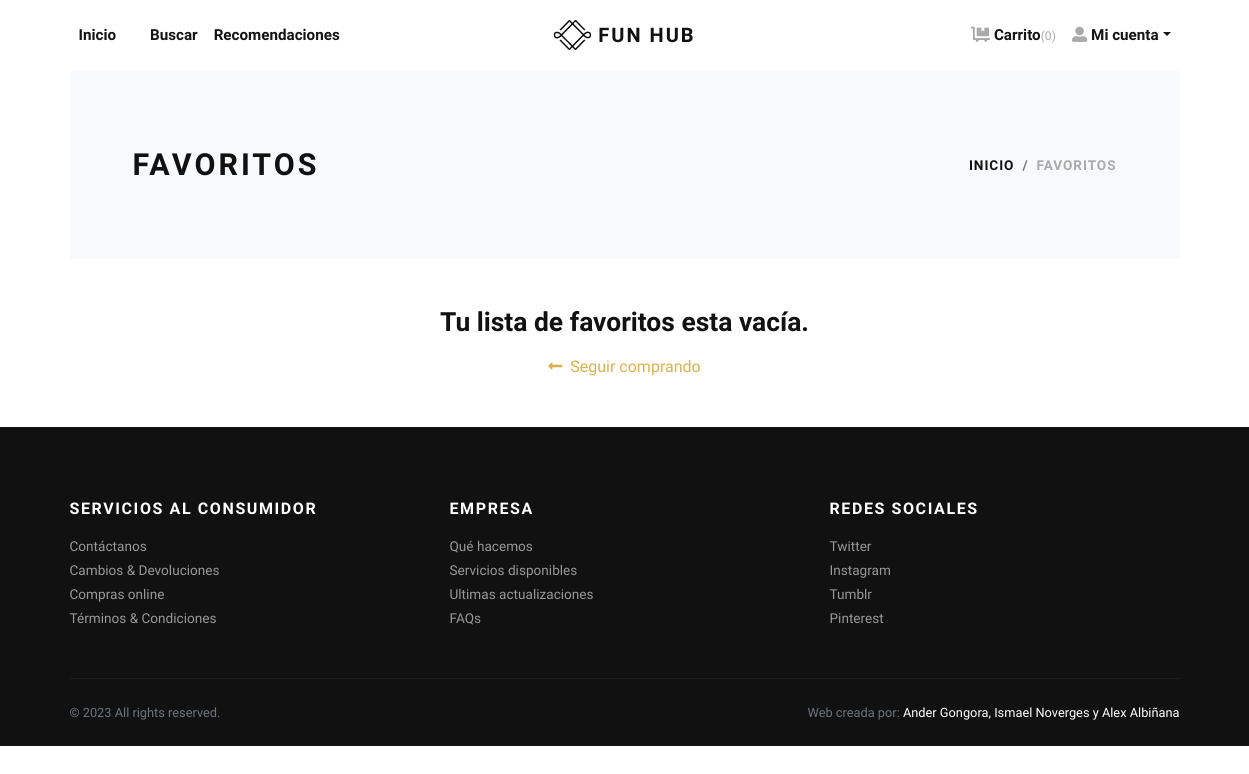
The page /favorites/ (signed in) on the database as committed earlier.
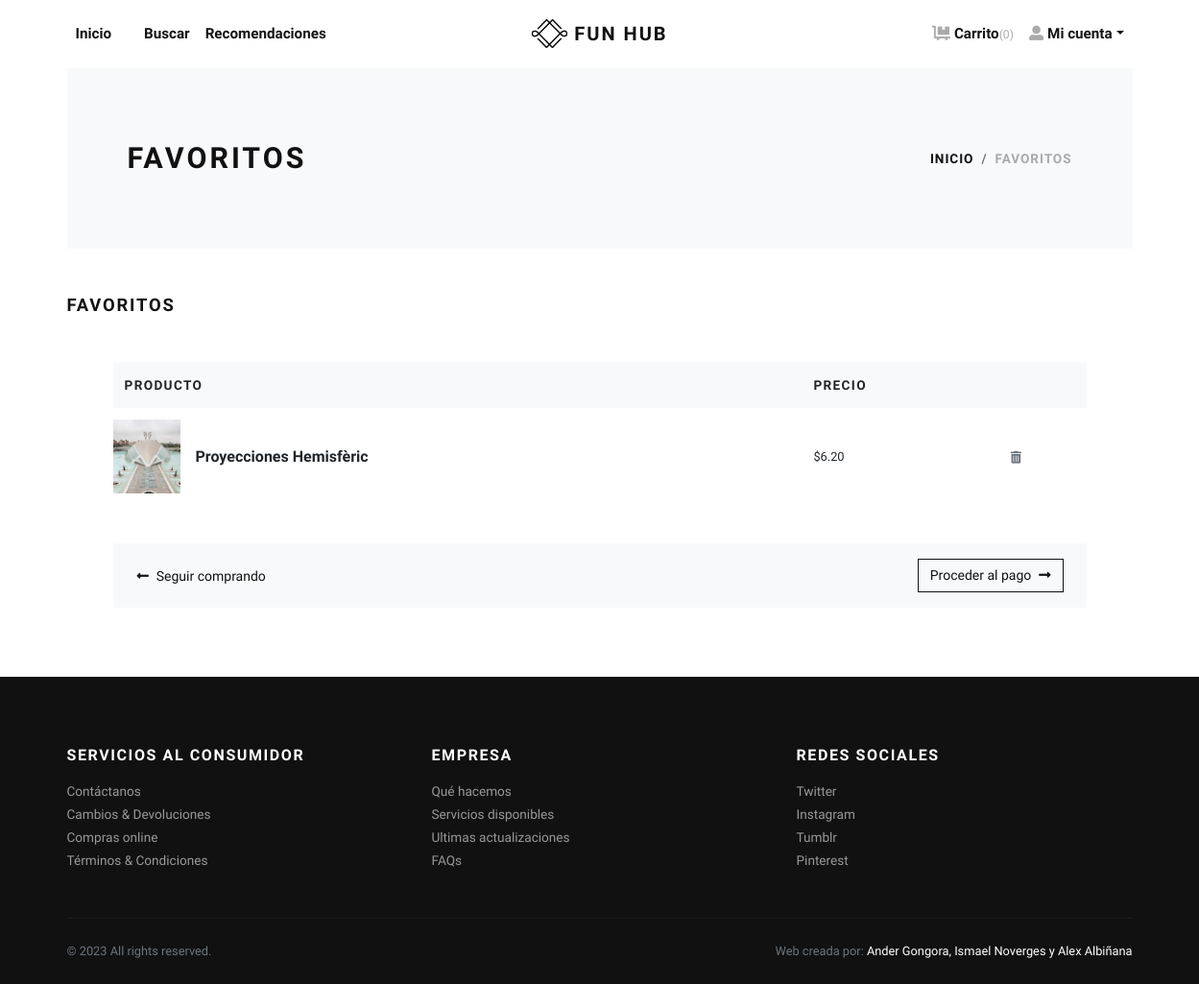
The same page on the database as committed later.
### store/models.py (models this page shows, shortened)
class Favorites(models.Model):
    user = models.ForeignKey(User, verbose_name="User", on_delete=models.CASCADE)
    product = models.ForeignKey(Product, verbose_name="Product", on_delete=models.CASCADE)
    created_at = models.DateTimeField(auto_now_add=True, verbose_name="Created Date")
    updated_at = models.DateTimeField(auto_now=True, verbose_name="Updated Date")
    class Meta:
        verbose_name_plural = 'Favorites'
        ordering = ('-created_at', )

class Product(models.Model):
    title = models.CharField(max_length=150, verbose_name="Product Title")
    slug = models.SlugField(max_length=160, verbose_name="Product Slug")
    sku = models.CharField(max_length=255, unique=True, verbose_name="Unique Product ID (SKU)")
    short_description = models.TextField(verbose_name="Short Description")
    detail_description = models.TextField(blank=True, null=True, verbose_name="Detail Description")
    product_image = models.ImageField(upload_to='product', blank=True, null=True, verbose_name="Product Image")
    price = models.DecimalField(max_digits=8, decimal_places=2)
    category = models.ManyToManyField(Category, verbose_name="Product Categories")
    tags = models.ManyToManyField(Tag, blank=True)
    is_active = models.BooleanField(verbose_name="Is Active?")
    is_featured = models.BooleanField(verbose_name="Is Featured?")
    created_at = models.DateTimeField(auto_now_add=True, verbose_name="Created Date")
    updated_at = models.DateTimeField(auto_now=True, verbose_name="Updated Date")
    class Meta:
        verbose_name_plural = 'Products'
        ordering = ('-created_at', )

### store/views.py (the view)
# urls.py: path('favorites/', views.favorites, name="favorites"),
@login_required
def favorites(request):
    user = request.user
    favorites_products = Favorites.objects.filter(user=user)
    context = {
        'favorites_products': favorites_products,
    }
    return render(request, 'store/favorites.html', context)

### store/context_preprocessors.py (called while the page is built)
def store_menu(request):
    categories = Category.objects.filter(is_active=True)
    context = {
        'categories_menu': categories,
    }
    return context

def cart_menu(request):
    if request.user.is_authenticated:
        cart_items= Cart.objects.filter(user=request.user)
        context = {
            'cart_items': cart_items,
        }
    else:
        context = {}
    return context

### templates/store/favorites.html (shortened to what the changed rows need)
{% extends 'base.html' %}
{% load static %}
{% load humanize %}
    {% block content %}
      <div class="container">
        <section class="py-5 bg-light">
          <div class="container">
            <div class="row px-4 px-lg-5 py-lg-4 align-items-center">
              <div class="col-lg-6">
                <h1 class="h2 text-uppercase mb-0">Favoritos</h1>
              </div>
            </div>
          </div>
        </section>
        {% if favorites_products %}
        <section class="py-5">
          <h2 class="h5 text-uppercase mb-4">Favoritos</h2>
          <div class="row px-4 px-lg-5 py-lg-4 align-items-center">
            <div class="col-lg-12 mb-4 mb-lg-0">
              <div class="table-responsive mb-4">
                <table class="table">
                  <thead class="bg-light">
                    <tr>
                      <th class="border-0" scope="col"> <strong class="text-small text-uppercase">Producto</strong></th>
                      <th class="border-0" scope="col"> <strong class="text-small text-uppercase">Precio</strong></th>
                      <th class="border-0" scope="col"> </th>
                    </tr>
                  </thead>
                  <tbody>
                    {% for fav_product in favorites_products %}
                    <tr>
                      <th class="pl-0 border-0" scope="row">
                        <div class="media align-items-center">
                          {% if fav_product.product.product_image %}
                            <a class="reset-anchor d-block animsition-link" href="{% url 'store:product-detail' fav_product.product.slug %}"><img src="{{fav_product.product.product_image.url}}" alt="{{fav_product.product.title}}" width="70"/></a>
                          {% else %}
                            <a class="reset-anchor d-block animsition-link" href="{% url 'store:product-detail' fav_product.product.slug %}"><img src="{% static 'img/product-detail-3.jpg' %}" alt="{{fav_product.product.title}}" width="70"/></a>
                          {% endif %}
                          <div class="media-body ml-3"><strong class="h6"><a class="reset-anchor animsition-link" href="{% url 'store:product-detail' fav_product.product.slug %}">{{fav_product.product.title}}</a></strong></div>
                        </div>
                      </th>
                      <td class="align-middle border-0">
                        <p class="mb-0 small">${{fav_product.product.price}}</p>
                      </td>
                      <td class="align-middle border-0"><a class="reset-anchor" href="{% url 'store:remove-favorite' fav_product.product_id %}"><i class="fas fa-trash-alt small text-muted"></i></a></td>
                    </tr>
                    {% endfor %}
                  </tbody>
                </table>
              </div>
              <div class="bg-light px-4 py-3">
                <div class="row align-items-center text-center">
                  <div class="col-md-6 mb-3 mb-md-0 text-md-left"><a class="btn btn-link p-0 text-dark btn-sm" href="{% url 'store:home' %}"><i class="fas fa-long-arrow-alt-left mr-2"> </i>Seguir comprando</a></div>
                  <div class="col-md-6 text-md-right"><a class="btn btn-outline-dark btn-sm" href="checkout.html">Proceder al pago<i class="fas fa-long-arrow-alt-right ml-2"></i></a></div>
                </div>
              </div>
            </div>
          </div>
        </section>
        {% else %}
          <div class="text-center py-5">
            <h3 class="mb-3">Tu lista de favoritos esta vacía.</h3>
            <a href="{% url 'store:home' %}"><i class="fas fa-long-arrow-alt-left mr-2"> </i>Seguir comprando</a>
          </div>
        {% endif %}
      </div>
      {% endblock content %}

Rows that differ between the two databases and show on the page:
added Favorites: product.product_image (picture), product "Proyecciones Hemisfèric", product.price "6.20"
Other text that changed with them:
text no longer shown: "Tu lista de favoritos esta vacía."
text now shown: "FAVORITOS PRODUCTO PRECIO Proceder al pago"
